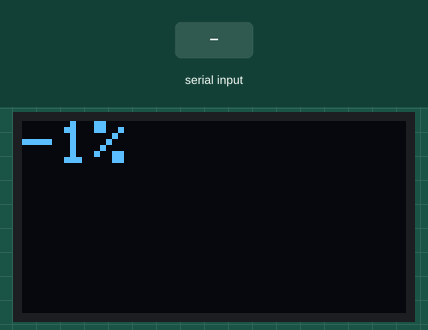
Bench run of a sketch on a simulated Arduino Uno, built with avr-gcc and run on an emulated ATmega328P. On the bench: 128×64 one-colour display. Inputs (shaded band) come from the test bench. The display library's start-up logo is not drawn.

Above: at 1.2 s.
1.3 s: byte 30 received over Serial
At 1.37 s:
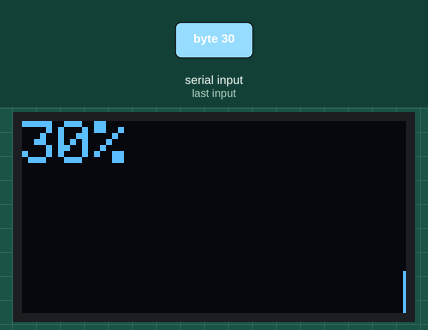
2.8 s: byte 90 received over Serial
At 2.89 s:
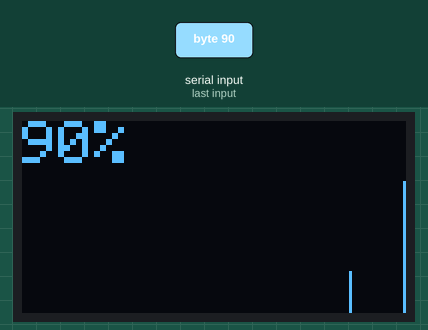
4.3 s: byte 120 received over Serial
At 4.42 s:
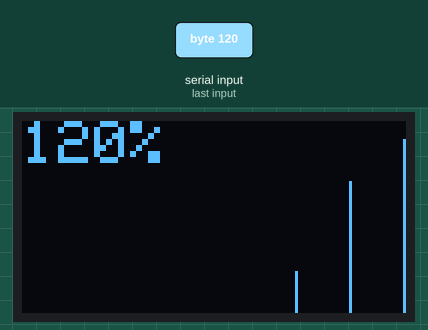

The sketch:

informer.ino
```cpp
#include <SPI.h>
#include <Wire.h>
#include <Adafruit_GFX.h>
#include <Adafruit_SSD1306.h>
#include <IRremote.h>

#define OLED_CLK   2
#define OLED_MOSI  3
#define OLED_RESET 4
#define OLED_DC    5
#define OLED_CS    6
Adafruit_SSD1306 display(OLED_MOSI, OLED_CLK, OLED_DC, OLED_RESET, OLED_CS);

#define RECV_PIN   7
IRrecv irrecv(RECV_PIN);
decode_results results;

int data[128];
int end = 0;

void setup() {
  Serial.begin(9600);
  display.begin(SSD1306_SWITCHCAPVCC, 0x3C);
  display.setTextColor(WHITE);
  display.display();
  display.clearDisplay();

  for (int i = 0; i < display.width(); i++) {
    data[i] = 0;
  }
  // irrecv.enableIRIn(); // Start the receiver
}

void loop() {
  int cpu = -1;
  if (Serial.available() > 0) {
    cpu = Serial.read();
    Serial.flush();
  }
  // checkIr();

  drawDisplay(cpu);
  delay(50);
}

void test() {
  display.clearDisplay();
  display.setCursor(0,0);
  display.setTextSize(2);
  display.print("test");
  display.display();

}

void drawDisplay(int cpu) {
  display.clearDisplay();
  graph(data, &end, cpu);
  display.setCursor(0,0);
  display.setTextSize(2);
  display.print(cpu);
  display.print("%");
  display.display();
}

void graph(int *data, int *end, int new_val) {
  data[*end] = new_val;
  *end = *end + 1;
  drawGraph(data, display.width(), *end);
  if (*end >= display.width()) {
    *end = 0;
  }
}

void drawGraph(int data[], int len, int end) {
  int i = 0;
  for (int x = end; x < len; x++) {
    drawLineBegin(i++, getYBegin(data[x]));
  }
  for (int x = 0; x < end; x++) {
    drawLineBegin(i++, getYBegin(data[x]));
  }
}

int getYBegin(int value) {
  int height = display.height() - 15;
  return display.height() - (value * height / 100);
}

void drawLineBegin(int x, int y) {
  display.drawLine(x, y, x, display.height(), WHITE);
}

void checkIr() {
  if (irrecv.decode(&results)) {
    Serial.println(results.value, HEX);
    irrecv.resume();
  } else {
    Serial.println(1234, HEX);
  }
}
```

Measured:
- after the input at 1.3 s, the display: changes after 0.06 s (image 1)
